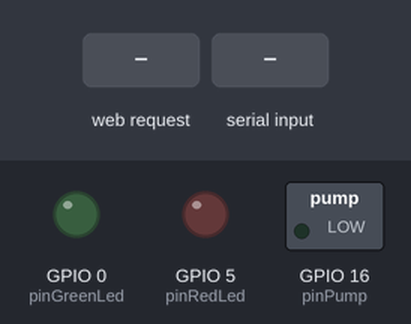
Simulated run of this sketch. Board: ESP8266 (NodeMCU). On the bench: switched loads named in the sketch (green lamp = pin HIGH), output pins drawn as LEDs (lit = HIGH). The inputs (shaded band) are chosen by the test bench. WiFi joins after 1.5 s; servers stay silent unless stated; storage starts empty; what the sketch prints to the serial monitor is not drawn.

Above: at 2.7 s.
2.8 s: HTTP request GET /measures.json received
At 3.8 s:
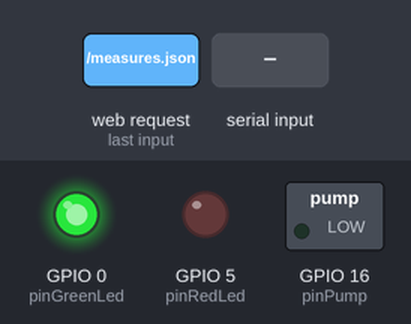
4.3 s: "1" received over Serial
At 5.7 s:
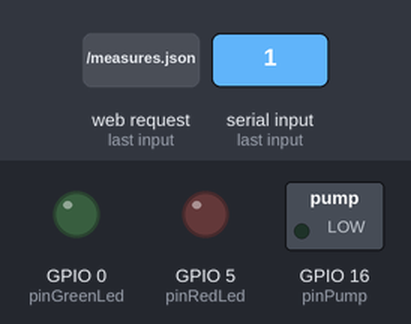
6.8 s: HTTP request GET /pump/start received
At 8.0 s:
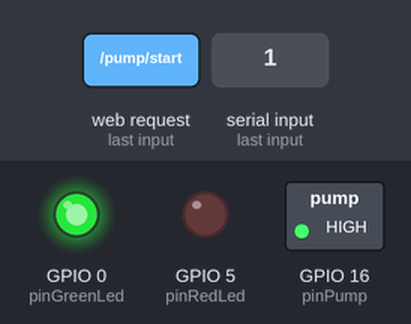
8.3 s: HTTP request GET /pump/stop received
At 9.1 s:
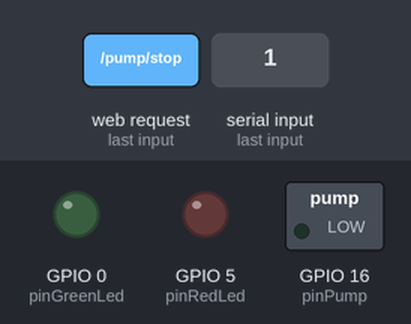
Timing chart, 0 to 10.8 s (numbered marks = the images above; inputs shaded):
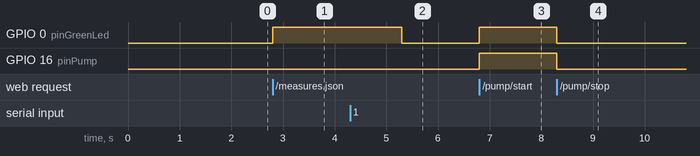

The sketch:

esp12-module.ino
```cpp
#include <ESP8266WiFi.h>
#include <ESP8266WebServer.h>
#include <FS.h>
#include <ArduinoJson.h>
#include <math.h>

#define ssid      ""
#define password  ""

const short int pinPump = 16; // GPIO16 D3
const short int pinRedLed = 5; // GPIO5 D1
const short int pinGreenLed = 0; // GPIO0 D0


ESP8266WebServer server ( 80 );

void setup() {
  Serial.begin ( 9600 );
  Serial.println("init esp12");
  WiFi.begin ( ssid, password );
  // Wait for WiFi connection
  while ( WiFi.status() != WL_CONNECTED ) {
    delay ( 500 ); Serial.print ( "." );
  }
  //WiFi connexion is OK
  Serial.println ( "" );
  Serial.print ( "Connected to " ); Serial.println ( ssid );
  Serial.print ( "IP address: " ); Serial.println ( WiFi.localIP() );

  pinMode(pinPump, OUTPUT);
  pinMode(pinRedLed, OUTPUT);
  pinMode(pinGreenLed, OUTPUT);

  if (!SPIFFS.begin())
  {
    // Serious problem
    Serial.println("SPIFFS Mount failed");
  } else {
    Serial.println("SPIFFS Mount succesfull");
  }

  server.on("/measures.json", HTTP_GET, []() {
    server.sendHeader("Access-Control-Allow-Origin", "*");
    server.sendHeader("Access-Control-Allow-Methods", "POST,GET,OPTIONS");
    server.sendHeader("Access-Control-Allow-Headers", "Origin, X-Requested-With, Content-Type, Accept");
    runMeasuresProcess();
  });


  server.on("/pump/stop", HTTP_GET, []() {
    server.sendHeader("Access-Control-Allow-Origin", "*");
    server.sendHeader("Access-Control-Allow-Methods", "POST,GET,OPTIONS");
    server.sendHeader("Access-Control-Allow-Headers", "Origin, X-Requested-With, Content-Type, Accept");
    sendStopPumpCommand();
  });


  server.on("/pump/start", HTTP_GET, []() {
    server.sendHeader("Access-Control-Allow-Origin", "*");
    server.sendHeader("Access-Control-Allow-Methods", "POST,GET,OPTIONS");
    server.sendHeader("Access-Control-Allow-Headers", "Origin, X-Requested-With, Content-Type, Accept");
    sendStartPumpCommand();
  });

  // Démarre le serveur web - Start Web Server
  server.begin();
  Serial.println ( "HTTP server started" );
}


void loop() {
  // Regularly checks the connection of new clients
  server.handleClient();
}
```

arduinoCom.ino
```cpp
DynamicJsonDocument readArduinoJsonResponse() {
  DynamicJsonDocument doc(1024);

  // Reading the response
  boolean messageReady = false;
  String message = "";
  while (messageReady == false) {
    if (Serial.available()) {
      message = Serial.readString();
      messageReady = true;
    }
  }
  // Attempt to deserialize the JSON-formatted message
  DeserializationError error = deserializeJson(doc, message);
  if (error) {
    Serial.print(F("ESP12 - SYNC deserializeJson() failed: "));
    Serial.println(error.c_str());
  }

  return doc;
}

String readArduinoSerialResponse(int timeout) {
  boolean messageReady = false;
  String message = "";
  int waitingTime = 0;
  while (messageReady == false && waitingTime < timeout) {
    if (Serial.available()) {
      message = Serial.readString();
      return message;
    }
  }

  return "NOK";
}


void sendMeasureRequest() {
  DynamicJsonDocument doc(1024);
  doc["type"] = "request";
  serializeJson(doc, Serial);
}
```

processes.ino
```cpp
void runMeasuresProcess() {
  digitalWrite(pinGreenLed, HIGH);
  sendMeasureRequest();
  DynamicJsonDocument doc = readArduinoJsonResponse();
  const int humidity_sensorA = doc["sensorA"];
  const int humidity_sensorB = doc["sensorB"];
  const int humidity_sensorC = doc["sensorC"];
  sendMeasuresToWebClient(humidity_sensorA, humidity_sensorB, humidity_sensorC);
  digitalWrite(pinGreenLed, LOW);
}

void sendStartPumpCommand() {
  Serial.println("received start pump command");
  digitalWrite(pinGreenLed, HIGH);
  digitalWrite(pinPump, HIGH);
}

void sendStopPumpCommand() {
  Serial.println("received stop pump command");
  digitalWrite(pinGreenLed, LOW);
  digitalWrite(pinPump, LOW);
}
```

webclient.ino
```cpp
void sendMeasuresToWebClient(int measureSensorA, int measureSensorB, int measureSensorC) {
  const size_t CAPACITY = JSON_ARRAY_SIZE(3);

  StaticJsonDocument<CAPACITY> doc;

  JsonArray array = doc.to<JsonArray>();

  // add some values
  array.add(measureSensorA);
  array.add(measureSensorB);
  array.add(measureSensorC);

  sendJsonToWebClient(doc);
}

void sendResponseToClient(String response) {
  DynamicJsonDocument doc(1024);
  doc["type"] = "response";
  doc["value"] = response;
  sendJsonToWebClient(doc);
}


void sendJsonToWebClient(DynamicJsonDocument doc) {
  char output[128];
  serializeJson(doc, output);
  server.send(200, "application/json", output);
}
```

Measured:
- after the input at 2.8 s, GPIO 0 (pinGreenLed): LOW → HIGH at once
- after the input at 4.3 s, GPIO 0 (pinGreenLed): HIGH → LOW after 1.0 s
- after the input at 6.8 s, GPIO 0 (pinGreenLed), GPIO 16 (pinPump): LOW → HIGH at once
- after the input at 8.3 s, GPIO 0 (pinGreenLed), GPIO 16 (pinPump): HIGH → LOW at once
